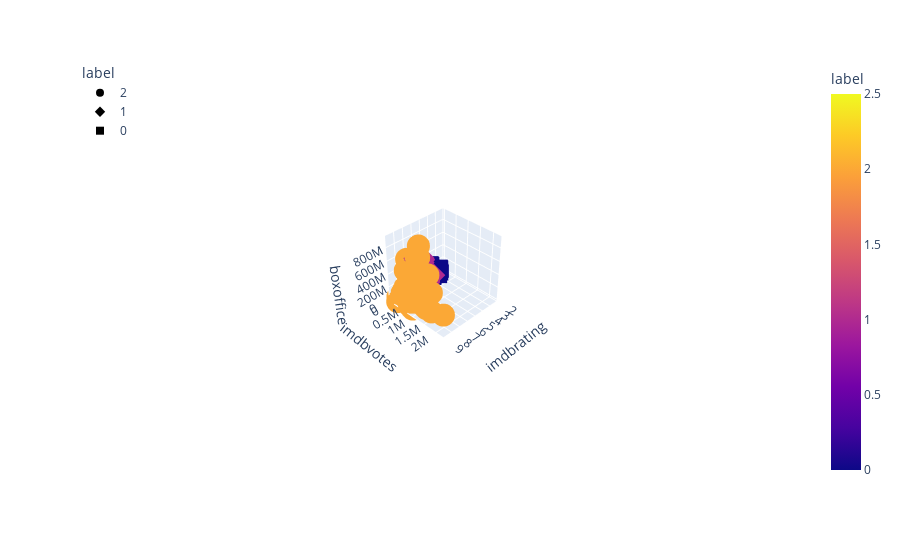

Write notebook code for a chart like this one.
### Markdown cell above
### Checking data cluster for some important features

### Code cell
import plotly.express as px
fig = px.scatter_3d(
    df,
    x='imdbrating',
    y='imdbvotes',
    z='boxoffice',
    color="label",
    symbol="label",
    width=800,
)
fig.update_layout(legend=dict(x=0, y=1))
fig.show()

### Figure 1 — Plotly figure (JSON) as saved in the notebook; plotly's stock layout.template omitted (floating-point values rounded to 4 significant figures; data arrays with more than 128 entries replaced by an {"elided": "..."} marker saying what was removed)
{"data": [{"hovertemplate": "label=%{marker.color}<br>imdbrating=%{x}<br>imdbvotes=%{y}<br>boxoffice=%{z}<extra></extra>", "legendgroup": "2", "marker": {"color": {"elided": "510 int values"}, "coloraxis": "coloraxis", "symbol": "circle"}, "mode": "markers", "name": "2", "scene": "scene", "showlegend": true, "type": "scatter3d", "x": {"elided": "510 float values"}, "y": {"elided": "510 int values"}, "z": {"elided": "510 int values"}}, {"hovertemplate": "label=%{marker.color}<br>imdbrating=%{x}<br>imdbvotes=%{y}<br>boxoffice=%{z}<extra></extra>", "legendgroup": "1", "marker": {"color": {"elided": "1175 int values"}, "coloraxis": "coloraxis", "symbol": "diamond"}, "mode": "markers", "name": "1", "scene": "scene", "showlegend": true, "type": "scatter3d", "x": {"elided": "1175 float values"}, "y": {"elided": "1175 int values"}, "z": {"elided": "1175 int values"}}, {"hovertemplate": "label=%{marker.color}<br>imdbrating=%{x}<br>imdbvotes=%{y}<br>boxoffice=%{z}<extra></extra>", "legendgroup": "0", "marker": {"color": [0, 0, 0, 0, 0, 0, 0, 0, 0, 0, 0, 0, 0, 0, 0, 0, 0, 0, 0, 0, 0, 0, 0, 0, 0, 0, 0, 0, 0, 0, 0, 0, 0, 0, 0, 0, 0, 0, 0, 0, 0, 0, 0, 0, 0, 0, 0, 0, 0, 0, 0, 0, 0, 0, 0, 0, 0, 0, 0, 0, 0, 0, 0, 0, 0, 0, 0, 0, 0, 0, 0, 0, 0, 0, 0, 0, 0, 0, 0, 0, 0, 0, 0, 0, 0, 0, 0, 0, 0], "coloraxis": "coloraxis", "symbol": "square"}, "mode": "markers", "name": "0", "scene": "scene", "showlegend": true, "type": "scatter3d", "x": [4, 4.5, 5, 4.7, 4.4, 4.9, 5, 3.4, 4.7, 4.9, 3.9, 4.6, 4.8, 4.6, 4.9, 4.9, 3.3, 4.3, 4, 3.2, 3.5, 4.8, 4.4, 4.5, 3.7, 4.4, 4.8, 5, 5, 4.9, 4.1, 4.8, 4.6, 5, 4.7, 4.2, 4.3, 4.8, 3.6, 4.7, 3.1, 4.2, 4.7, 4.9, 4.8, 4.5, 4.1, 4.9, 4.7, 5, 4.8, 5, 4.3, 4.2, 4.4, 4.8, 4.7, 5, 4.8, 4.6, 3.3, 4.1, 3.9, 4.5, 5, 4.8, 4.2, 4.5, 3.2, 4.2, 3.9, 4.7, 4.8, 5, 4.1, 4.5, 3.5, 2.2, 4.8, 4.7, 3.5, 4.7, 4.2, 4.1, 5, 4.5, 4.7, 3, 4.8], "y": [160213, 78257, 238391, 58013, 89188, 68464, 45007, 48349, 9563, 25909, 16759, 21438, 20301, 8376, 234347, 60257, 82390, 116435, 25728, 11895, 24680, 38051, 34111, 26977, 41701, 55426, 10318, 62501, 20084, 36923, 19753, 11553, 65130, 65593, 18902, 35741, 103621, 48602, 69679, 21160, 38825, 54086, 42168, 50689, 17869, 51288, 309265, 90790, 41159, 13387, 3838, 18777, 20242, 7751, 36637, 36266, 68011, 44202, 41879, 98376, 61559, 2479, 21496, 34816, 20066, 13782, 23307, 62230, 32547, 43868, 8859, 15077, 1848, 24475, 11544, 4260, 16146, 20697, 2124, 30050, 244, 3170, 6743, 980, 608, 2148, 185, 145, 1602], "z": [131772187, 95347692, 300531751, 10547117, 21393620, 42779261, 60022256, 36661504, 60095852, 22729, 17630465, 100246011, 14744435, 3669, 281287133, 21443494, 74158157, 51774002, 18877153, 2529395, 38538188, 37300000, 133110742, 37915414, 376512, 0, 3003, 17529157, 5460, 3763583, 4936819, 20998, 53885000, 18119640, 21832, 53261944, 8840453, 34341945, 32015787, 17329486, 14019924, 18848538, 60755732, 84525432, 14947, 50856010, 166167230, 36336, 35423380, 449523, 4842699, 85886987, 22764410, 2184640, 71038190, 9097072, 28848693, 20777061, 26594261, 114581250, 86089513, 280668, 2335162, 45852178, 14301505, 742, 22395806, 100407760, 30569484, 100478608, 252676, 4343227, 18779, 22260900, 0, 73257045, 2729336, 778566, 5123, 2971549, 45696, 38901, 2167632, 9270920, 2670925, 176858, 20941, 1101470, 0]}], "layout": {"autosize": true, "coloraxis": {"colorbar": {"title": {"text": "label"}}, "colorscale": [[0, "#0d0887"], [0.1111, "#46039f"], [0.2222, "#7201a8"], [0.3333, "#9c179e"], [0.4444, "#bd3786"], [0.5556, "#d8576b"], [0.6667, "#ed7953"], [0.7778, "#fb9f3a"], [0.8889, "#fdca26"], [1, "#f0f921"]]}, "legend": {"title": {"text": "label"}, "tracegroupgap": 0, "x": 0, "y": 1}, "margin": {"t": 60}, "scene": {"aspectmode": "auto", "aspectratio": {"x": 1, "y": 1, "z": 1}, "camera": {"center": {"x": 0, "y": 0, "z": 0}, "eye": {"x": 3.701, "y": 3.701, "z": 3.701}, "projection": {"type": "perspective"}, "up": {"x": 0, "y": 0, "z": 1}}, "domain": {"x": [0, 1], "y": [0, 1]}, "xaxis": {"title": {"text": "imdbrating"}, "type": "linear"}, "yaxis": {"title": {"text": "imdbvotes"}, "type": "linear"}, "zaxis": {"title": {"text": "boxoffice"}, "type": "linear"}}}}
